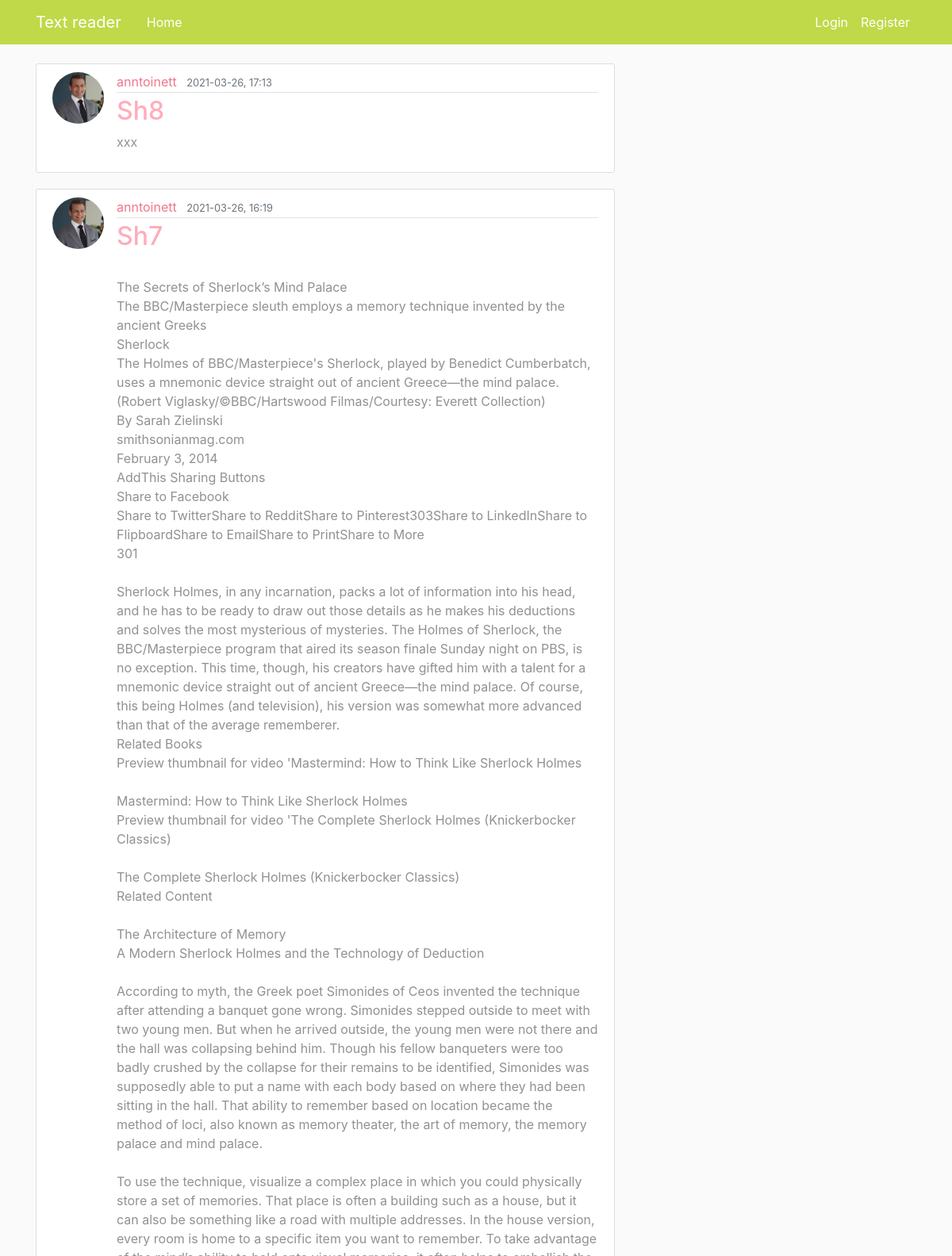
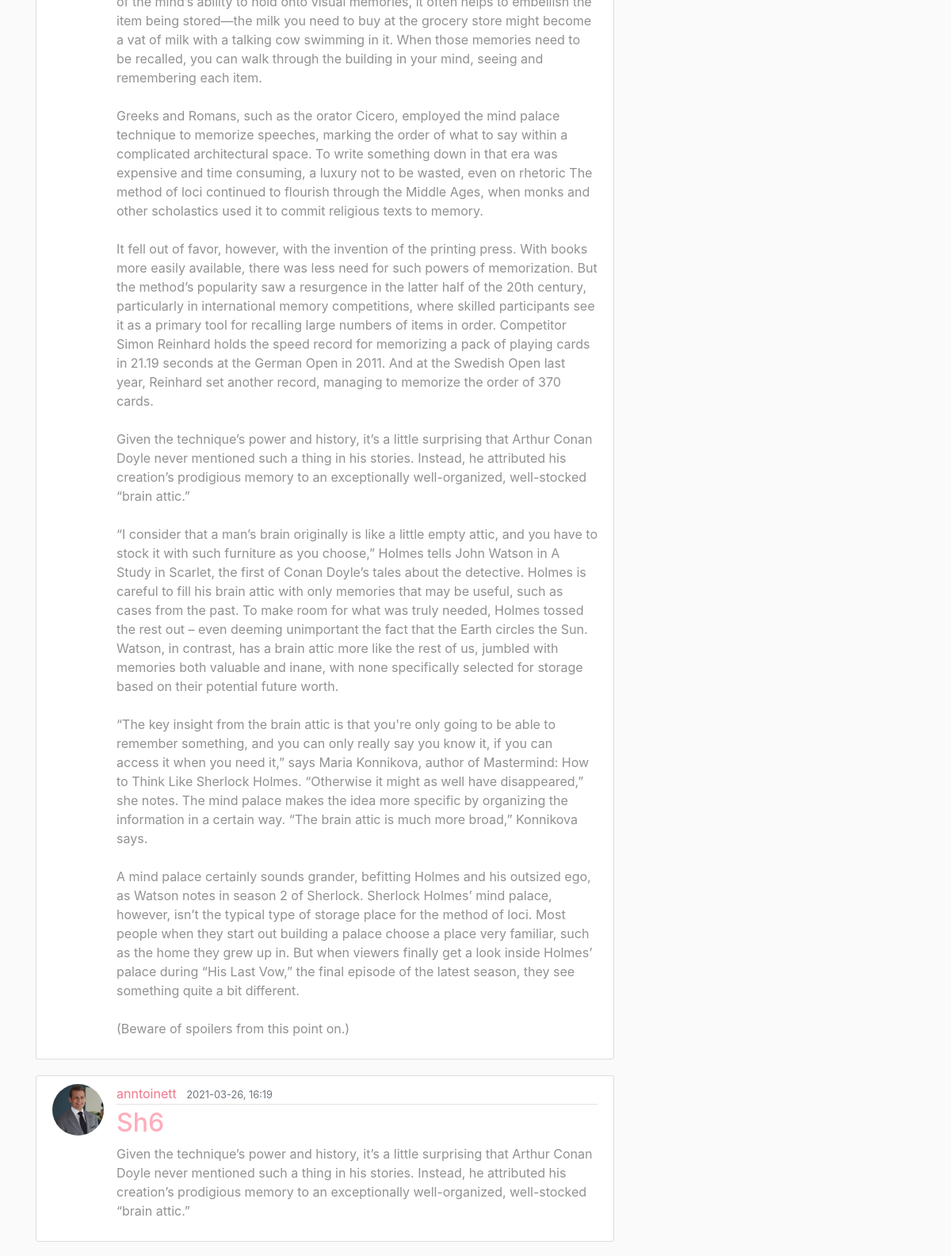
Screenshot of /home?page=3 (upper part) with the database file from the repository (2 pictures, top to bottom).
### flaskblog/models.py (models this page shows, shortened)
class Post(db.Model):
    id = db.Column(db.Integer, primary_key=True)
    title = db.Column(db.String(100), nullable=False)
    date_posted = db.Column(db.DateTime, nullable=False, default=datetime.utcnow) #we pass function not current date
    content = db.Column(db.Text,nullable=False)
    user_id = db.Column(db.Integer, db.ForeignKey('user.id'), nullable=False)#user is lowercase because here its the tablename which should be low

class User(db.Model, UserMixin): #inheritance inside parenthesis
    id = db.Column(db.Integer, primary_key=True)
    username = db.Column(db.String(20), unique=True, nullable=False)
    email = db.Column(db.String(120), unique=True, nullable=False)
    image_file = db.Column(db.String(20), nullable=False, default='default.jpg')
    password = db.Column(db.String(60), nullable=False)
    posts = db.relationship('Post', backref='author', lazy=True) #reltionship to Post-model,

### flaskblog/routes.py (the view)
@app.route("/")
@app.route("/home")
def home():
    if len(reading_threads) > 0:
        for t in reading_threads:
            if isinstance(t, multiprocessing.Process):
                if t.is_alive():
                    t.terminate()
    page = request.args.get('page', default=1, type=int)
    posts = Post.query.order_by(Post.date_posted.desc()).paginate(page=page, per_page=5)
    return render_template('home.html', posts=posts)

### flaskblog/routes.py (called while the page is built)
@app.after_request
def after_request(response):
    response.headers.add('Cache-Control', 'no-store, no-cache, must-revalidate, post-check=0, pre-check=0')
    return response

### flaskblog/templates/home.html (shortened to what this page needs)
{% extends "layout.html" %}
{% block content%}
{% for post in posts.items %}
<article class="media content-section">
    <a href="{{ url_for('user_posts', username=post.author.username) }}">
    <img class="rounded-circle article-img"
         src="{{ url_for('static', filename='profile_pics/' +post.author.image_file) }}">
    </a>
    <div class="media-body">
        <div class="article-metadata">
            <a class="mr-2" href="{{ url_for('user_posts', username=post.author.username) }}">{{ post.author.username }}</a>
            <small class="text-muted">{{ post.date_posted.strftime('%Y-%m-%d, %H:%M') }}</small>
        </div>
        <h2><a class="article-title" href="{{ url_for('post', post_id=post.id) }}">{{ post.title }}</a></h2>
        <p class="article-content">{{ post.content }}</p>
    </div>
</article>
{% endfor %}
{% endblock content %}

### flaskblog/static/main.css (style rules this page uses)
body { background: #fafafa; color: #333333; margin-top: 5rem; }
h1, h2, h3, h4, h5, h6 { color: #444444; }
.content-section { background: #ffffff; padding: 10px 20px; border: 1px solid #dddddd; border-radius: 3px; margin-bottom: 20px; color: #919191; }
.article-title { color: #ffadbb; }
.article-content { white-space: pre-line; }
.article-img { height: 65px; width: 65px; margin-right: 16px; }
.article-metadata { padding-bottom: 1px; margin-bottom: 4px; border-bottom: 1px solid #e3e3e3 }
a { color: #f0768b; }

### rows the page displays
Post: image_file (placeholder picture), author.username "anntoinett", date_posted "2021-03-26, 17:13", title "Sh8", content "xxx"
Post: image_file (placeholder picture), author.username "anntoinett", date_posted "2021-03-26, 16:19", title "Sh7", content "The Secrets of Sherlock’s Mind Palace The BBC/Masterpiece sleuth employs a memory technique invented by the ancient Greeks Sherlock The Holmes of BBC/Masterpiece's Sherlock, played by Benedict Cumberbatch, uses a mnemonic device straight out of ancient Greece—the mind palace. (Robert Viglasky/©BBC/Hartswood Filmas/Courtesy: Everett Collection) By Sarah Zielinski smithsonianmag.com February 3, 2014 AddThis Sharing Buttons Share to Facebook Share to TwitterShare to RedditShare to Pinterest303Share to LinkedInShare to FlipboardShare to EmailShare to PrintShare to More 301 Sherlock Holmes, in any incarnation, packs a lot of information into his head, and he has to be ready to draw out those…"
Post: image_file (placeholder picture), author.username "anntoinett", date_posted "2021-03-26, 16:19", title "Sh6", content "Given the technique’s power and history, it’s a little surprising that Arthur Conan Doyle never mentioned such a thing in his stories. Instead, he attributed his creation’s prodigious memory to an exceptionally well-organized, well-stocked “brain attic.”"
